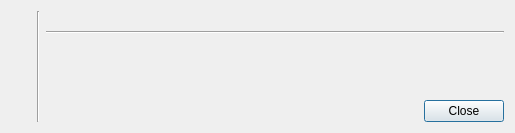
<?xml version="1.0" encoding="UTF-8"?>
<ui version="4.0">
 <class>AboutDialog</class>
 <widget class="QDialog" name="AboutDialog">
  <property name="geometry">
   <rect>
    <x>0</x>
    <y>0</y>
    <width>515</width>
    <height>133</height>
   </rect>
  </property>
  <property name="minimumSize">
   <size>
    <width>515</width>
    <height>0</height>
   </size>
  </property>
  <property name="maximumSize">
   <size>
    <width>515</width>
    <height>16777215</height>
   </size>
  </property>
  <property name="focusPolicy">
   <enum>Qt::StrongFocus</enum>
  </property>
  <property name="windowTitle">
   <string>About</string>
  </property>
  <property name="windowIcon">
   <iconset>
    <normaloff>:/icons/64x64/unibackup.png</normaloff>:/icons/64x64/unibackup.png</iconset>
  </property>
  <property name="styleSheet">
   <string notr="true">#line {
  color: lightgrey;
}
</string>
  </property>
  <layout class="QVBoxLayout" name="layout_about">
   <property name="sizeConstraint">
    <enum>QLayout::SetMinimumSize</enum>
   </property>
   <item>
    <layout class="QHBoxLayout" name="layout_split">
     <item>
      <layout class="QVBoxLayout" name="layout_left">
       <item>
        <widget class="QLabel" name="label_icon">
         <property name="pixmap">
          <pixmap>:/icons/64x64/unibackup.png</pixmap>
         </property>
         <property name="scaledContents">
          <bool>false</bool>
         </property>
        </widget>
       </item>
       <item>
        <spacer name="spacer_left">
         <property name="orientation">
          <enum>Qt::Vertical</enum>
         </property>
         <property name="sizeHint" stdset="0">
          <size>
           <width>20</width>
           <height>40</height>
          </size>
         </property>
        </spacer>
       </item>
      </layout>
     </item>
     <item>
      <widget class="Line" name="line_left">
       <property name="orientation">
        <enum>Qt::Vertical</enum>
       </property>
      </widget>
     </item>
     <item>
      <layout class="QVBoxLayout" name="layout_right">
       <property name="sizeConstraint">
        <enum>QLayout::SetMinimumSize</enum>
       </property>
       <item>
        <widget class="QLabel" name="headline">
         <property name="sizePolicy">
          <sizepolicy hsizetype="Minimum" vsizetype="Minimum">
           <horstretch>0</horstretch>
           <verstretch>0</verstretch>
          </sizepolicy>
         </property>
         <property name="text">
          <string/>
         </property>
        </widget>
       </item>
       <item>
        <widget class="Line" name="line_top">
         <property name="orientation">
          <enum>Qt::Horizontal</enum>
         </property>
        </widget>
       </item>
       <item>
        <widget class="QLabel" name="text">
         <property name="sizePolicy">
          <sizepolicy hsizetype="Minimum" vsizetype="Minimum">
           <horstretch>0</horstretch>
           <verstretch>0</verstretch>
          </sizepolicy>
         </property>
         <property name="text">
          <string/>
         </property>
         <property name="alignment">
          <set>Qt::AlignLeading|Qt::AlignLeft|Qt::AlignTop</set>
         </property>
         <property name="wordWrap">
          <bool>true</bool>
         </property>
         <property name="openExternalLinks">
          <bool>true</bool>
         </property>
        </widget>
       </item>
       <item>
        <spacer name="spacer_bottom">
         <property name="orientation">
          <enum>Qt::Vertical</enum>
         </property>
         <property name="sizeType">
          <enum>QSizePolicy::MinimumExpanding</enum>
         </property>
         <property name="sizeHint" stdset="0">
          <size>
           <width>20</width>
           <height>1</height>
          </size>
         </property>
        </spacer>
       </item>
       <item>
        <widget class="QDialogButtonBox" name="buttonBox">
         <property name="orientation">
          <enum>Qt::Horizontal</enum>
         </property>
         <property name="standardButtons">
          <set>QDialogButtonBox::Close</set>
         </property>
        </widget>
       </item>
      </layout>
     </item>
    </layout>
   </item>
  </layout>
 </widget>
 <resources/>
 <connections/>
</ui>
